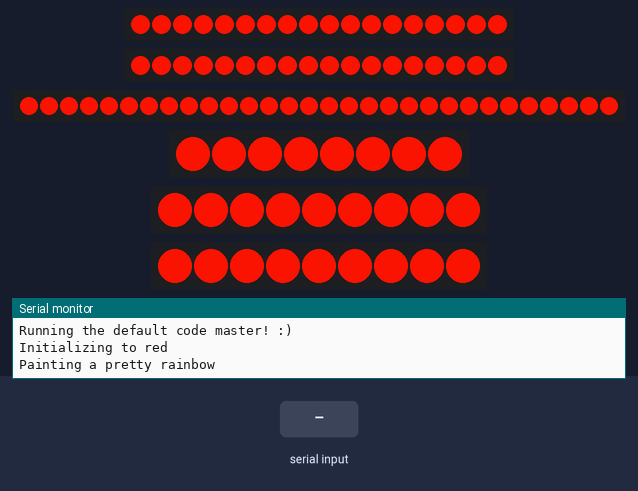
The sketch below on a simulated Arduino Uno, built with avr-gcc and run on an emulated ATmega328P. Shown: 2 × 18 RGB LEDs in strip order, left to right, 30 RGB LEDs in strip order, left to right, 8 RGB LEDs in strip order, left to right, 2 × 9 RGB LEDs in strip order, left to right, the last lines printed to the serial monitor. The test bench sets the inputs (shaded band).

Above: at 2.1 s.
2.2 s: "B" received over Serial
At 3.8 s:
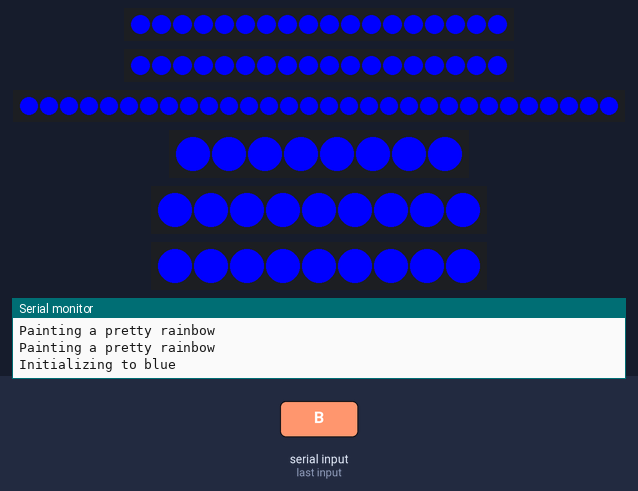
At 5.06 s:
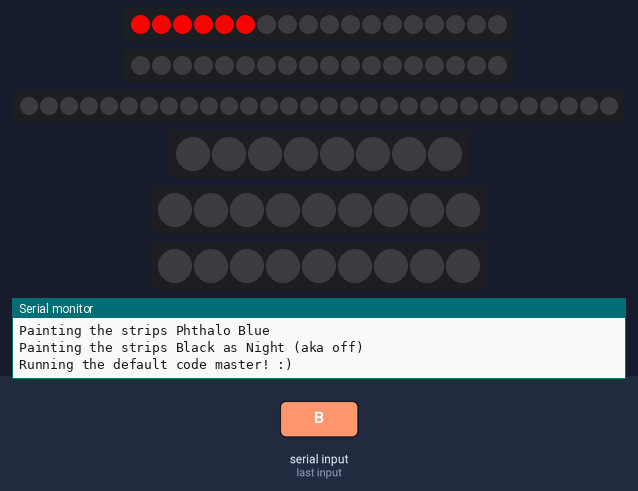
Timing chart, 0 to 14.2 s (numbered marks = the images above; inputs shaded):
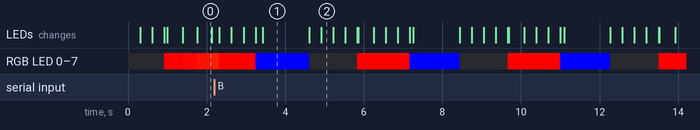

The sketch:

Arduino_LED_Strip_Best_Serial_Interpret_Code_Ever.ino
```cpp
#include <Adafruit_NeoPixel.h>


/*
   Possible new ideas to test on strips

   Breathing/Blood(lines):
   Strips light up from the center of back and spread out through the strips in a U shape
   Derivatives: Rainbow blood, Blue blood, Alliance specific blood

 * COMMMANDS FOR SERIAL
 * ALL VALUES ARE CHAR
 *
 * B-COLORS ALL STRIPS BLUE
 * I-INITIALIZES ALL STRIPS TO BLUE WITH A FADE
 * J-INITIALIZES ALL STRIPS TO BLUE WITH A LONGER FADE
 * K-INITIALIZES ALL STRIPS TO WHITE WITH A FADE
 * L-INITIALIZES ALL STRIPS TO WHITE WITH A LONGER FADE
 * M-COLORS ALL STRIPS RED
 * N-TURNS ALL STRIPS OFF
 * O-CREATES A HEARTBEAT IN BLUE LIGHT - INFINITE BUT CAN BE INTERRUPTED BY NEW SERIAL DATA
 * P-CREATES A SINGLE HEARTBEAT IN BLUE LIGHT
 * Q-FADES ALL STRIPS TO BE OFF
 * R-A PRETTY, INTERRUPTABLE RAINBOW!
 * W-COLORS ALL STRIPS WHITE
 * Z-RUNS NON-INTERRUPTABLE DEFAULT-DESIGN METHOD
 */

//pinouts for lanes
#define LANE_ONE     3  //F1
#define LANE_TWO     5  //F2
#define LANE_THREE   6  //CNT

#define LANE_FOUR    9  //BOT
#define LANE_FIVE    10 //B1
#define LANE_SIX     11 //B2

#define PIXEL_COUNT        15 //for temp obj

#define PIXEL_COUNT_ONE    18  //18
#define PIXEL_COUNT_TWO    18  //18
#define PIXEL_COUNT_THREE  30  //30

#define PIXEL_COUNT_FOUR   8  //30
#define PIXEL_COUNT_FIVE   9 //14
#define PIXEL_COUNT_SIX    9  //15

#define PIXEL_BRIGHTNESS   255 //0-255

Adafruit_NeoPixel Lane1 = Adafruit_NeoPixel(PIXEL_COUNT_ONE, LANE_ONE, NEO_GRB + NEO_KHZ800);
Adafruit_NeoPixel Lane2 = Adafruit_NeoPixel(PIXEL_COUNT_TWO, LANE_TWO, NEO_GRB + NEO_KHZ800);
Adafruit_NeoPixel Lane3 = Adafruit_NeoPixel(PIXEL_COUNT_THREE, LANE_THREE, NEO_GRB + NEO_KHZ800);

Adafruit_NeoPixel Lane4 = Adafruit_NeoPixel(PIXEL_COUNT_FOUR, LANE_FOUR, NEO_GRB + NEO_KHZ800);
Adafruit_NeoPixel Lane5 = Adafruit_NeoPixel(PIXEL_COUNT_FIVE, LANE_FIVE, NEO_GRB + NEO_KHZ800);
Adafruit_NeoPixel Lane6 = Adafruit_NeoPixel(PIXEL_COUNT_SIX, LANE_SIX, NEO_GRB + NEO_KHZ800);

bool checkInit = true;
bool runDefault = true;
//This ^ will cause for the strips to reject any serial comms and run a premade script if it is set true.
byte val;

void setup() {
  Serial.begin(9600);
  Lane1.begin(); Lane2.begin(); Lane3.begin();
  Lane4.begin(); Lane5.begin(); Lane6.begin();
  Lane1.show();  Lane2.show();  Lane3.show();
  Lane4.show();  Lane5.show();  Lane6.show();
  Serial.println("Initialized!");
}

void loop() {
  if (runDefault) {
    Serial.println("Running the default code master! :)");
    defaultDesign();
  }
  else if (Serial.available() > 0) {
    interpret(Serial.read());
    Serial.println("Interpreting");
  }
}

void interpret(char x)
{
  switch (x)
  {
    case 'B':
      ColorAll(Lane1.Color(0, 0, PIXEL_BRIGHTNESS));
      Serial.println("Painting the strips Phthalo Blue");
      break;
    case 'I':
      initToColorFade(Lane1.Color(0, 0, PIXEL_BRIGHTNESS), 10);
      Serial.println("Initializing to blue");
      break;
    case 'J':
      initToColorFade(Lane1.Color(0, 0, PIXEL_BRIGHTNESS), 100);
      Serial.println("Initializing to blue with a long delay");
      break;
    case 'K':
      initToColorFade(Lane1.Color(PIXEL_BRIGHTNESS, PIXEL_BRIGHTNESS, PIXEL_BRIGHTNESS), 10);
      Serial.println("Initializing to white");
      break;
    case 'L':
      initToColorFade(Lane1.Color(PIXEL_BRIGHTNESS, PIXEL_BRIGHTNESS, PIXEL_BRIGHTNESS), 100);
      Serial.println("Initializing to white with a long delay");
      break;
    case 'M':
      ColorAll(Lane1.Color(PIXEL_BRIGHTNESS, 0, 0));
      Serial.println("Painting the strips Crimson Red");
      break;
    case 'N':
      ColorAll(Lane1.Color(0, 0, 0));
      Serial.println("Painting the strips Black as Night (aka off)");
      break;
    case 'O':
      bleedBlue(Lane1.Color(0, 0, PIXEL_BRIGHTNESS), 10 , true);
      Serial.println("Painting an (sorta) infinite blue heartbeat");
      break;
    case 'P':
      bleedBlue(Lane1.Color(0, 0, PIXEL_BRIGHTNESS), 20 , false);
      Serial.println("Painting a blue heartbeat");
      break;
    case 'Q':
      initToColorFade(Lane1.Color(0, 0, 0), 100);
      Serial.println("Initializing the strips to Black as Night (aka off)");
      break;
    case 'R':
      Serial.println("Painting a pretty rainbow");
      for (int x = 0;  x < 255; x++)
      {
        ColorAllWithWait(Wheel(x), 5);
        if (Serial.available() > 0) {
          break;
        }
      }
      break;
    case 'W':
      ColorAll(Lane1.Color(PIXEL_BRIGHTNESS, PIXEL_BRIGHTNESS, PIXEL_BRIGHTNESS));
      Serial.println("Painting the strips Jersey White");
      break;
    case 'X':
      initToColorFade(Lane1.Color(PIXEL_BRIGHTNESS, 0, 0), 10);
      Serial.println("Initializing to red");
      break;
    case 'Z':
      defaultDesign();
      Serial.println("Running the default code master! :)");
      break;
  }
}

void defaultDesign() {
  interpret('X'); //init to red for rainbow
  delay(100);
  interpret('R'); //rainbow
  interpret('R'); //rainbow
  delay(100);
  interpret('I'); //init blue
  delay(500);
  interpret('B'); //paint blue
  delay(500);
  interpret('N'); //init to black
  delay(250);
}

// Initialises all strip lanes to pixel color using the fade methods
// Used when bot is turned on.
void initToColorFade(uint32_t c, uint8_t wait) { //C is color for all strips, wait is, well, wait time in ms for all strips.
  laneOneColorWipe(c, wait); laneTwoColorWipe(c, wait); laneThreeColorWipe(c, wait);
  laneFourColorWipe(c, wait); laneFiveColorWipe(c, wait); laneSixColorWipe(c, wait);
}

//Self-explanatory, does not use fade methods
void ColorAll(uint32_t c) { //C is color for all strips
  laneOneColor(c); laneTwoColor(c); laneThreeColor(c);
  laneFourColor(c); laneFiveColor(c); laneSixColor(c);
}

//Colors all strips with added wait to supply rainbow or rainbow-esque method
void ColorAllWithWait(uint32_t c, uint8_t t) { //C is color for all strips, t is time
  laneOneColor(c); laneTwoColor(c); laneThreeColor(c);
  laneFourColor(c); laneFiveColor(c); laneSixColor(c);
  delay(t);
}

//Lane One Color Uniform
void laneOneColor(uint32_t c) { //C is color
  for (uint16_t i = 0; i < Lane1.numPixels(); i++) {
    Lane1.setPixelColor(i, c);
    Lane1.show();
  }
}

//Lane Two Color Uniform
void laneTwoColor(uint32_t c) { //C is color
  for (uint16_t i = 0; i < Lane2.numPixels(); i++) {
    Lane2.setPixelColor(i, c);
    Lane2.show();
  }
}

//Lane Three Color Uniform
void laneThreeColor(uint32_t c) { //C is color
  for (uint16_t i = 0; i < Lane3.numPixels(); i++) {
    Lane3.setPixelColor(i, c);
    Lane3.show();
  }
}

//Lane Four Color Uniform
void laneFourColor(uint32_t c) { //C is color
  for (uint16_t i = 0; i < Lane4.numPixels(); i++) {
    Lane4.setPixelColor(i, c);
    Lane4.show();
  }
}

//Lane Five Color Uniform
void laneFiveColor(uint32_t c) { //C is color
  for (uint16_t i = 0; i < Lane5.numPixels(); i++) {
    Lane5.setPixelColor(i, c);
    Lane5.show();
  }
}

//Lane Six Color Uniform
void laneSixColor(uint32_t c) { //C is color
  for (uint16_t i = 0; i < Lane6.numPixels(); i++) {
    Lane6.setPixelColor(i, c);
    Lane6.show();
  }
}

//Lane One Fade Color
void laneOneColorWipe(uint32_t c, uint8_t wait) { //C is color, wait is, well, wait time in ms.
  for (uint16_t i = 0; i < Lane1.numPixels(); i++) {
    Lane1.setPixelColor(i, c);
    Lane1.show();
    delay(wait);
  }
}

//Lane Two Fade Color
void laneTwoColorWipe(uint32_t c, uint8_t wait) { //C is color, wait is, well, wait time in ms.
  for (uint16_t i = 0; i < Lane2.numPixels(); i++) {
    Lane2.setPixelColor(i, c);
    Lane2.show();
    delay(wait);
  }
}

//Lane Three Fade Color
void laneThreeColorWipe(uint32_t c, uint8_t wait) { //C is color, wait is, well, wait time in ms.
  for (uint16_t i = 0; i < Lane3.numPixels(); i++) {
    Lane3.setPixelColor(i, c);
    Lane3.show();
    delay(wait);
  }
}

//Lane Four Fade Color
void laneFourColorWipe(uint32_t c, uint8_t wait) { //C is color, wait is, well, wait time in ms.
  for (uint16_t i = 0; i < Lane4.numPixels(); i++) {
    Lane4.setPixelColor(i, c);
    Lane4.show();
    delay(wait);
  }
}

//Lane Five Fade Color
void laneFiveColorWipe(uint32_t c, uint8_t wait) { //C is color, wait is, well, wait time in ms.
  for (uint16_t i = 0; i < Lane5.numPixels(); i++) {
    Lane5.setPixelColor(i, c);
    Lane5.show();
    delay(wait);
  }
}

//Lane Six Fade Color
void laneSixColorWipe(uint32_t c, uint8_t wait) { //C is color, wait is, well, wait time in ms.
  for (uint16_t i = 0; i < Lane6.numPixels(); i++) {
    Lane6.setPixelColor(i, c);
    Lane6.show();
    delay(wait);
  }
}

// Used for bleedBlue
void laneFourPulse(uint32_t c, uint8_t wait)
{
  int left  = 0;
  int right = 0;
  for (int i = 0; i < Lane4.numPixels() / 2; i++)
  {
    left  = Lane4.numPixels() - i;
    right = i;
    Lane4.setPixelColor(left,  c);
    Lane4.setPixelColor(right, c);
    Lane4.show();
    delay(wait);
  }
}

// Used for bleedBlue
void laneFiveSixPulse(uint32_t c, uint8_t wait)
{
  for (uint16_t i = 0; i < Lane5.numPixels(); i++)
  {
    Lane5.setPixelColor(i, c);
    Lane6.setPixelColor(i, c);
    Lane5.show();
    Lane6.show();
    delay(wait);
  }
}

// Used for bleedBlue
void laneThreePulse(uint32_t c, uint8_t wait)
{
  int left  = 0;
  int right = 0;
  for (int i = 0; i < Lane3.numPixels() / 2; i++)
  {
    left  = Lane3.numPixels() - i;
    right = i;
    Lane3.setPixelColor(left,  c);
    Lane3.setPixelColor(right, c);
    Lane3.show();
    delay(wait);
  }
}

// Used for bleedBlue
void laneOneTwoPulse(uint32_t c, uint8_t wait)
{
  for (uint16_t i = 0; i < Lane1.numPixels(); i++)
  {
    Lane1.setPixelColor(i, c); Lane2.setPixelColor(i, c);
    Lane1.show();              Lane2.show();
    delay(wait);
  }
}

//Strips light up from the center of back and spread out through the strips in a U shape
void bleedBlue(uint32_t c, uint8_t wait, bool recursive)
{
  laneFourPulse(c, wait);
  delay(wait);
  laneFiveSixPulse(c, wait);
  delay(wait);
  laneThreePulse(c, wait);
  delay(wait);
  laneOneTwoPulse(c, wait);
  delay(wait);
  ColorAll(Lane1.Color(0, 0, 0));
  if (recursive) {
    if (!Serial.available() > 0)
    {
      bleedBlue(c, wait, recursive);
    }
  }
}

// Input a value 0 to 255 to get a color value.
// The colours are a transition in the sequence: red - green - blue - back to red.
// Requires a pixel number
uint32_t Wheel(byte WheelPos) {
  int LANE_TEMP = 2;

  //temp pixel object to return color from
  Adafruit_NeoPixel LaneTemp = Adafruit_NeoPixel(PIXEL_COUNT, LANE_TEMP, NEO_GRB + NEO_KHZ800);

  WheelPos = 255 - WheelPos;
  if (WheelPos < 85) {
    return LaneTemp.Color(255 - WheelPos * 3, 0, WheelPos * 3);
  }
  if (WheelPos < 170) {
    WheelPos -= 85;
    return LaneTemp.Color(0, WheelPos * 3, 255 - WheelPos * 3);
  }
  WheelPos -= 170;
  return LaneTemp.Color(WheelPos * 3, 255 - WheelPos * 3, 0);
}
```

Measured:
- what the display in image 1 shows lasts 1.2 s, from 3.4 s to 4.6 s
